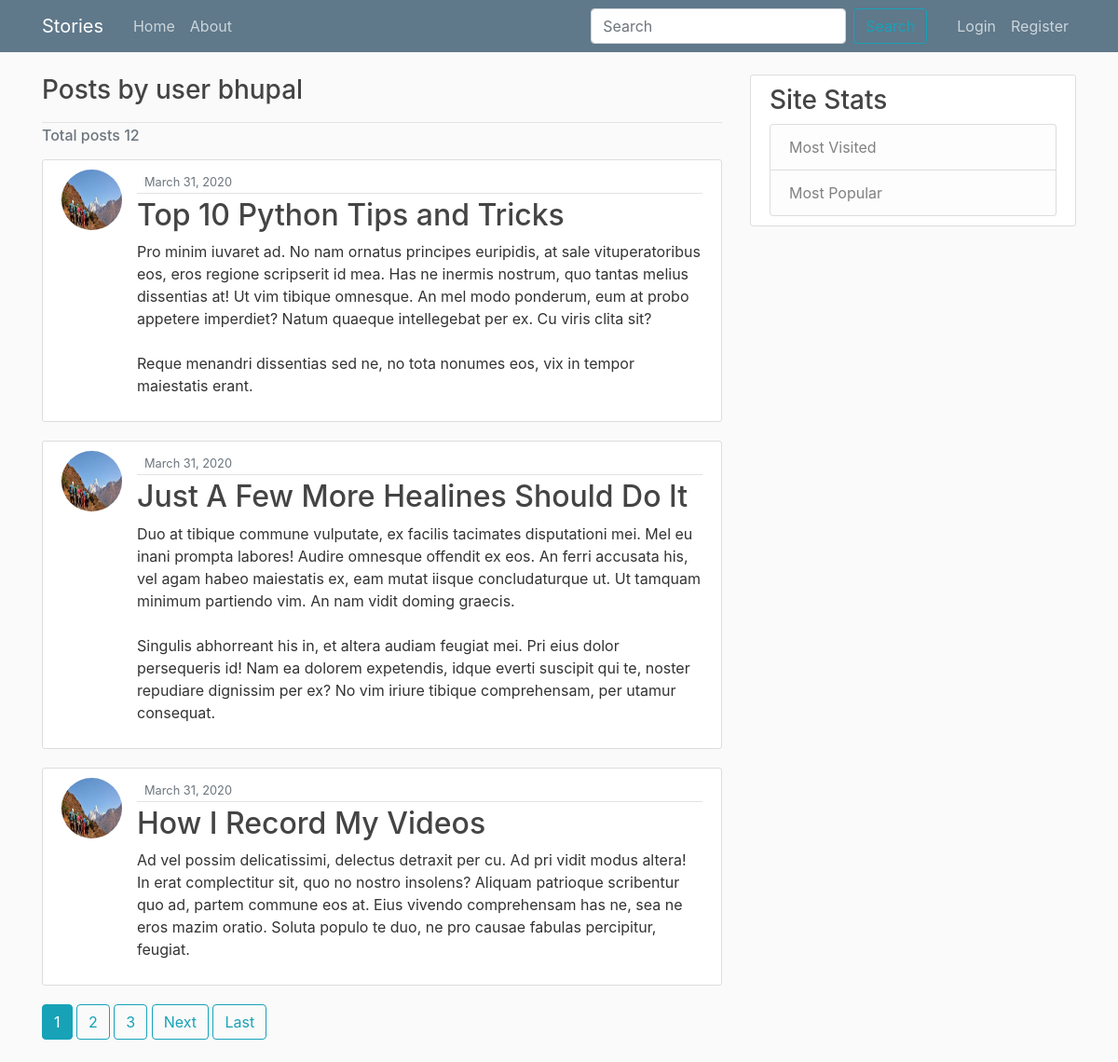
The page /user/bhupal on the database its author committed.
### blog/models.py (models this page shows, shortened)
class Post(models.Model):
    title = models.CharField(max_length=100)
    content = models.TextField()
    date_posted = models.DateTimeField(default=timezone.now)
    author = models.ForeignKey(User, on_delete=models.CASCADE)

### users/models.py (models this page shows, shortened)
class Profile(models.Model):
    user = models.OneToOneField(User, on_delete=models.CASCADE)
    image = models.ImageField(default='default.jpg', upload_to='profile_pics')

### blog/views.py (the view)
# urls.py: path('user/<str:username>', UserPostListView.as_view(), name='user-posts'),
class UserPostListView(ListView):
    model = Post # query Post model in order to create list view
    template_name = 'blog/user_posts.html' # <app>/<model>_<viewtype>.html
    context_object_name = 'posts'
    ordering = ['-date_posted']
    paginate_by = 3
    def get_queryset(self):
        user = get_object_or_404(
                    User,
                    username=self.kwargs.get('username')
                )
        posts = Post.objects.filter(author=user).order_by('-date_posted')
        return posts

### blog/templates/blog/user_posts.html (shortened to what this page needs)
{% extends "blog/base.html" %}
{% block content %}
    <div class="article-metadata"><h3 class="mb-3">Posts by user {{ view.kwargs.username }}</h3> </div>
    <h6 class="mb-3 text-muted">Total posts {{ page_obj.paginator.count}} </h6>
    {% for post in posts %}
        <article class="media content-section">
          <img class="rounded-circle article-img" src="{{ post.author.profile.image.url }}">
          <div class="media-body">
            <div class="article-metadata">
              <small class="text-muted">{{ post.date_posted|date:"F d, Y" }}</small>
            </div>
            <h2><a class="article-title" href="{% url 'post-detail' post.id %}">{{ post.title }}</a></h2>
            <p class="article-content">{{ post.content }}</p>
          </div>
        </article>
    {% endfor %}
    {% if is_paginated %}
      {% for num in page_obj.paginator.page_range %}
        {% if page_obj.number == num %}
          <a class="btn btn-info mb-4" href="?page={{ num }}">{{ num }}</a>
        {% elif num > page_obj.number|add:'-3' and num < page_obj.number|add:'3' %}
          <a class="btn btn-outline-info mb-4" href="?page={{ num }}">{{ num }}</a>
        {% endif %}
      {% endfor %}
      {% if page_obj.has_next %}
        <a class="btn btn-outline-info mb-4" href="?page={{ page_obj.next_page_number }}">Next</a>
        <a class="btn btn-outline-info mb-4" href="?page={{ page_obj.paginator.num_pages }}">Last</a>
      {% endif %}
  {% endif %}
{% endblock content %}

### blog/static/blog/main.css (style rules this page uses)
body { background: #fafafa; color: #333333; margin-top: 5rem; }
h1, h2, h3, h4, h5, h6 { color: #444444; }
.content-section { background: #ffffff; padding: 10px 20px; border: 1px solid #dddddd; border-radius: 3px; margin-bottom: 20px; }
.article-title { color: #444444; }
.article-content { white-space: pre-line; }
.article-img { height: 65px; width: 65px; margin-right: 16px; }
.article-metadata { padding-bottom: 1px; margin-bottom: 4px; border-bottom: 1px solid #e3e3e3 }

### rows shown on the page
Post: author.profile.image (placeholder picture), date_posted "March 31, 2020", title "Top 10 Python Tips and Tricks", content "Pro minim iuvaret ad. No nam ornatus principes euripidis, at sale vituperatoribus eos, eros regione scripserit id mea. Has ne inermis nostrum, quo tantas melius dissentias at! Ut vim tibique omnesque. An mel modo ponderum, eum at probo appetere imperdiet? Natum quaeque intellegebat per ex. Cu viris clita sit? Reque menandri dissentias sed ne, no tota nonumes eos, vix in tempor maiestatis erant."
Post: author.profile.image (placeholder picture), date_posted "March 31, 2020", title "Just A Few More Healines Should Do It", content "Duo at tibique commune vulputate, ex facilis tacimates disputationi mei. Mel eu inani prompta labores! Audire omnesque offendit ex eos. An ferri accusata his, vel agam habeo maiestatis ex, eam mutat iisque concludaturque ut. Ut tamquam minimum partiendo vim. An nam vidit doming graecis. Singulis abhorreant his in, et altera audiam feugiat mei. Pri eius dolor persequeris id! Nam ea dolorem expetendis, idque everti suscipit qui te, noster repudiare dignissim per ex? No vim iriure tibique comprehensam, per utamur consequat."
Post: author.profile.image (placeholder picture), date_posted "March 31, 2020", title "How I Record My Videos", content "Ad vel possim delicatissimi, delectus detraxit per cu. Ad pri vidit modus altera! In erat complectitur sit, quo no nostro insolens? Aliquam patrioque scribentur quo ad, partem commune eos at. Eius vivendo comprehensam has ne, sea ne eros mazim oratio. Soluta populo te duo, ne pro causae fabulas percipitur, feugiat."

### other values the page prints
{{ view.kwargs.username }} "bhupal"
{{ page_obj.paginator.count }} "12"
{{ num }} "1"
{{ num }} "2" "3"
